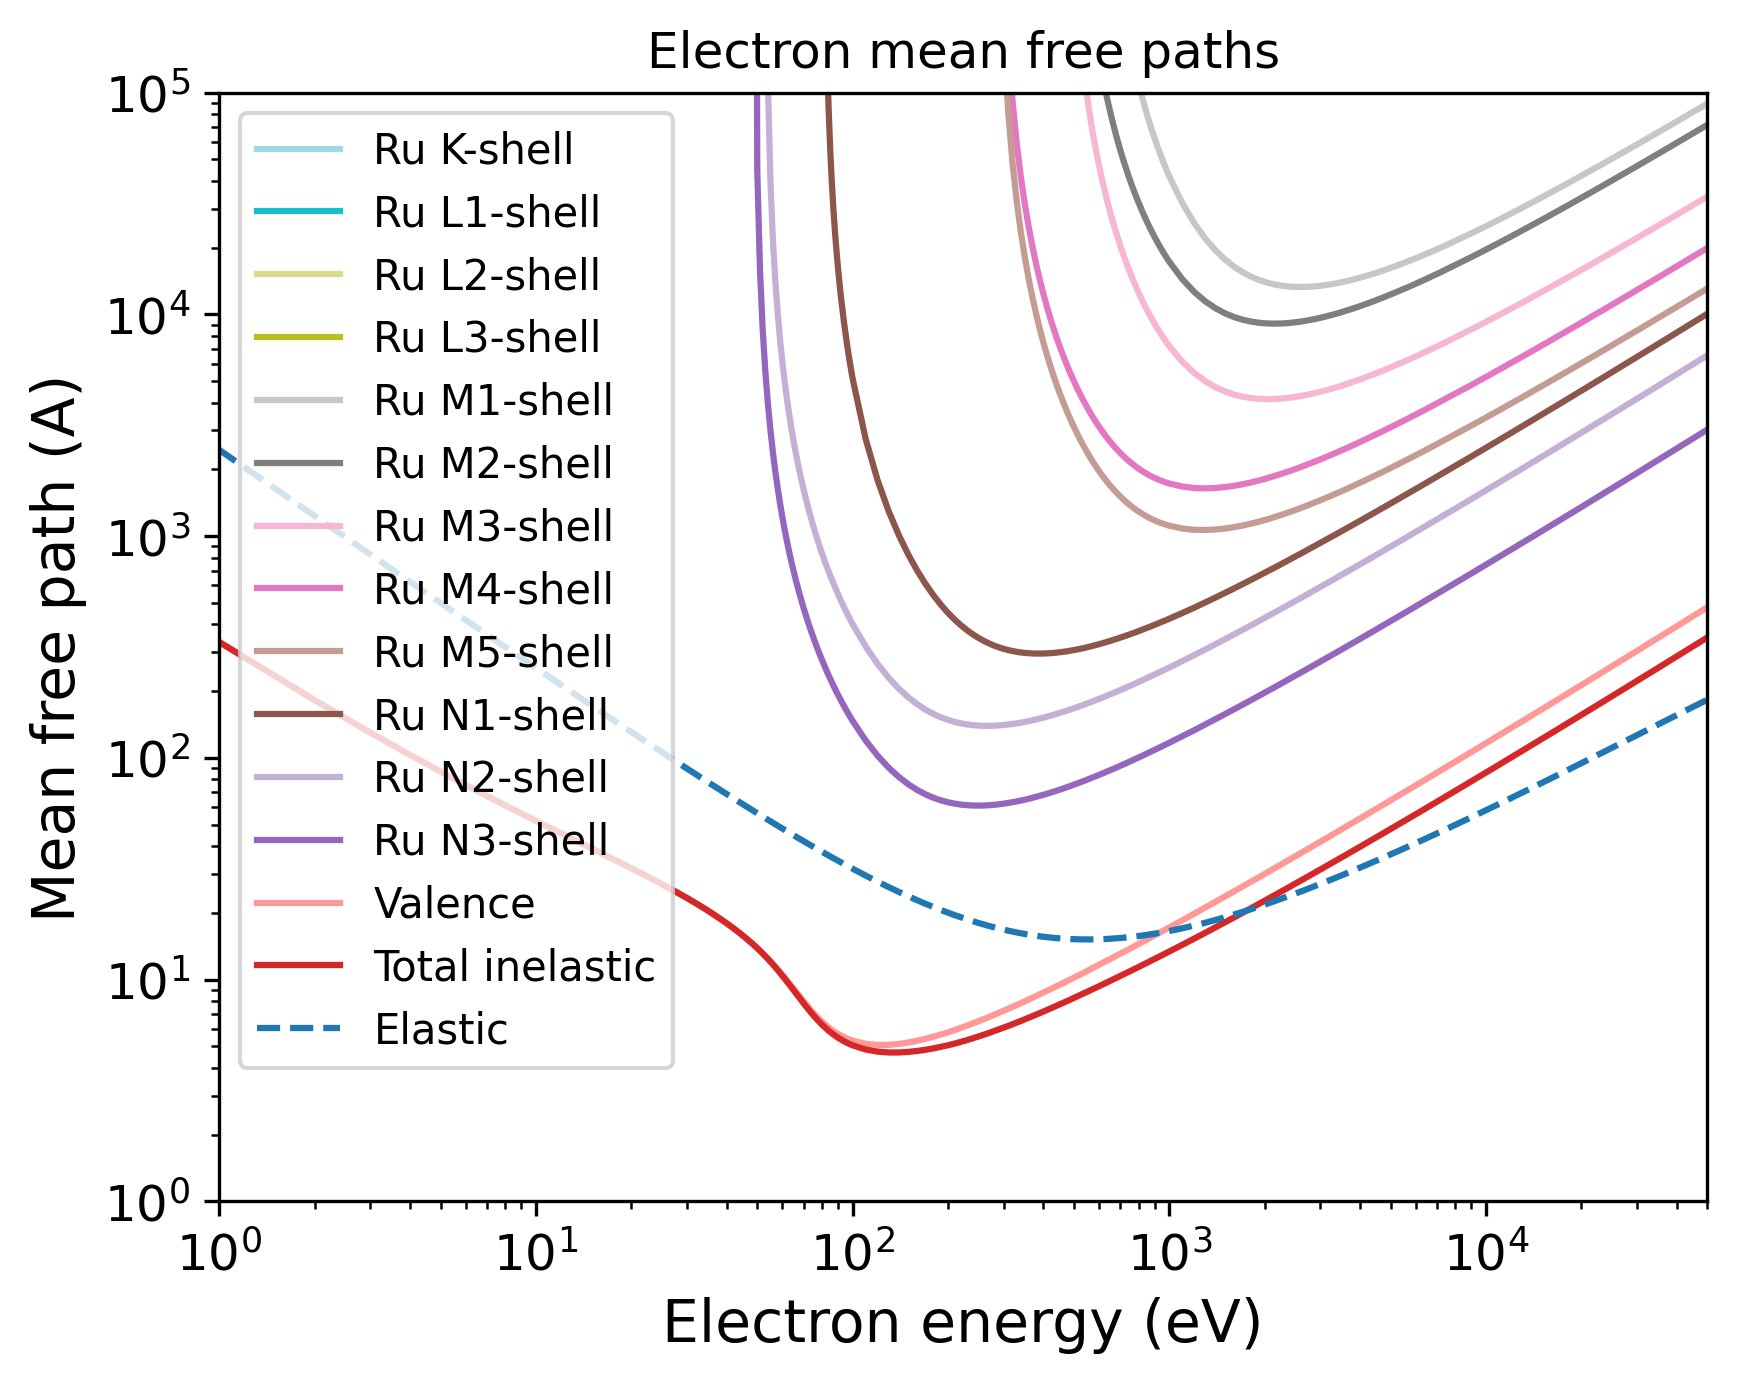

Write Python code to recreate this figure.
import pandas as pd
import numpy as np
import matplotlib.pyplot as plt
import matplotlib.cm as cm
# Set the format:
plt.xlabel("Electron energy (eV)", fontsize=14)
plt.ylabel("Mean free path (A)", fontsize=14)
plt.xticks(fontsize=12)
plt.yticks(fontsize=12)
plt.grid(False)
# Set the axes:
# Read the output file:
df = pd.read_csv(r"OUTPUT_Ru_bcc_Electron_IMFP.dat", sep=r'\s+', header=None, comment="#", skipinitialspace=True)
plt.xscale("log")
plt.yscale("log")
# Prepare the plot:
columns_to_plot = [ 1, 2, 3, 4, 5, 6, 7, 8, 9, 10, 11, 12, 13, 14]
labels = [ "Ru K-shell", "Ru L1-shell", "Ru L2-shell", "Ru L3-shell", "Ru M1-shell", "Ru M2-shell", "Ru M3-shell", "Ru M4-shell", "Ru M5-shell", "Ru N1-shell", "Ru N2-shell", "Ru N3-shell", "Valence", "Total inelastic"]
# Create N distinct colors from a colormap
N = len(columns_to_plot)
colors = plt.cm.tab20(np.linspace(1, 0, 20))
# Set line styles:
linestyles = [ "-", "-", "-", "-", "-", "-", "-", "-", "-", "-", "-", "-", "-", "-"]
for i, col in enumerate(columns_to_plot):
    color = colors[i % len(colors)]
    ls    = linestyles[i % len(linestyles)]
    label = labels[i % len(labels)]
    plt.plot(df.iloc[:, 0], df.iloc[:, col],
    color=color,
    label=label,
    linestyle=ls)
# Add a curve from the second file
df2 = pd.read_csv(r"OUTPUT_Ru_bcc_Electron_EMFP.dat", sep=r'\s+', header=None, comment="#", skipinitialspace=True)
columns_to_plot2 = [ 2]
labels2 = [ "Elastic"]
# Create second part of the plot:
for col, label in zip(columns_to_plot2, labels2):
    plt.plot(df2.iloc[:, 0], df2.iloc[:, col], label=label, linestyle="--")
plt.xlim(1.00000000,50000.00000000)
plt.ylim(1.00000000,100000.00000000)
plt.title("Electron mean free paths")
plt.legend(loc="best", fontsize=10)
# Save the plot in this format:
plt.savefig("OUTPUT_MFP_electron.png", dpi=300, bbox_inches="tight")
